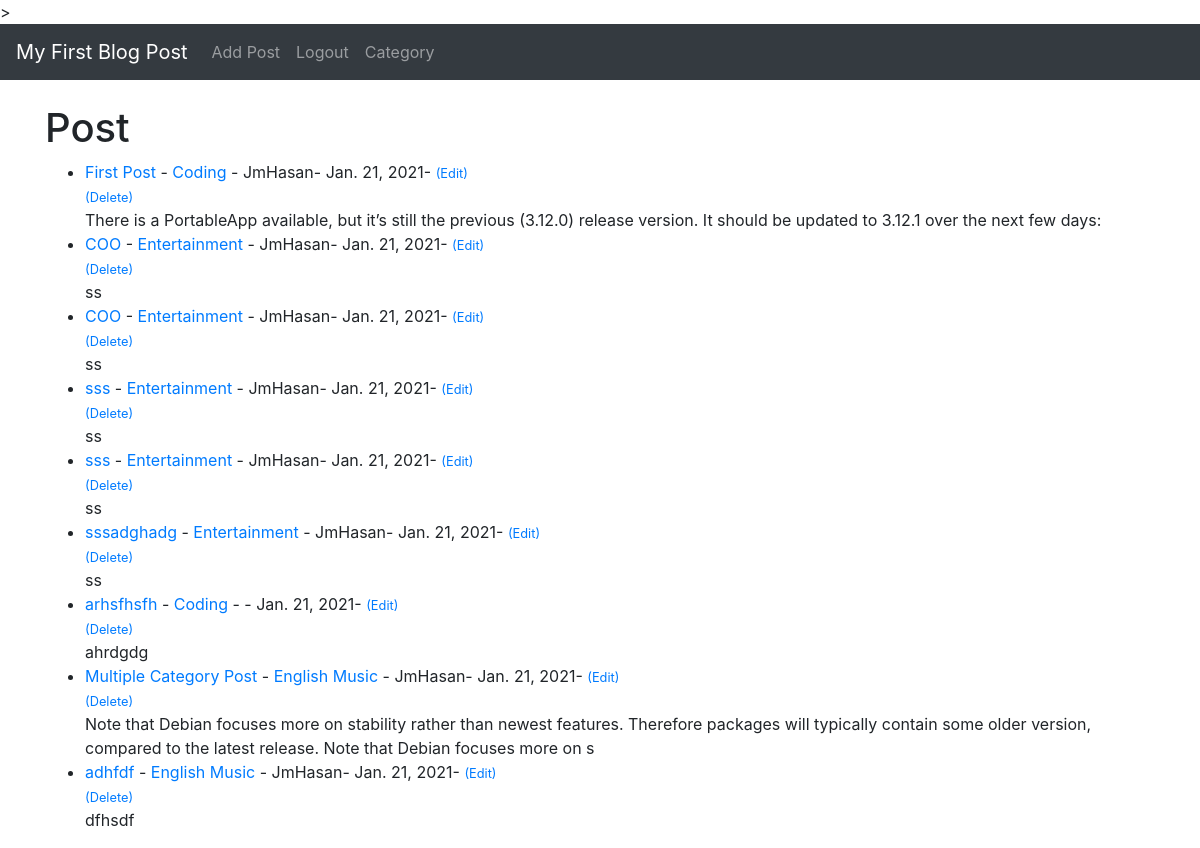
The app's page / (signed in) with its own data.
### theblog/models.py (models this page shows, shortened)
class Post(models.Model):
    title = models.CharField(max_length=255)
    title_tag = models.CharField(max_length=255, default='My Blog')
    author = models.ForeignKey(User, on_delete=models.CASCADE)
    body = models.TextField()
    post_date = models.DateField(auto_now_add=True)
    category = models.CharField(max_length=255, default='coding')

### theblog/views.py (the view)
# urls.py: path('', HomeView.as_view(), name='home'),
class HomeView(ListView):
    model = Post
    template_name = 'home.html'
    ordering = ['-post_date']

### theblog/templates/home.html (shortened to what this page needs)
{% extends 'base.html' %}
{% block content %}
<h1>Post</h1>
<ul>
{% for post in object_list %}
    <li> <a href="{% url 'article-dtail' post.pk %}">{{post.title}} </a>-
        <a href="{% url 'category' post.category %}"> {{post.category}} </a>-
        {{post.author.first_name}}{{post.author.last_name}}-
        {{post.post_date}}-
        <small>
         {% if user.is_authenticated %}
        <a href="{% url 'update_post' post.pk %}">(Edit)</a><br/>
        <a href="{% url 'delete_post' post.pk %}">(Delete)</a><br/>
        {% endif %}
        </small>
    {{post.body|slice:":200"|safe}}</li>
{% endfor %}
</ul>
{% endblock %}

### records on screen
Post: title "First Post", category "Coding", author.first_name "Jm", author.last_name "Hasan", post_date "Jan. 21, 2021", body "There is a PortableApp available, but it’s still the previous (3.12.0) release version. It should be updated to 3.12.1 over the next few days:"
Post: title "COO", category "Entertainment", author.first_name "Jm", author.last_name "Hasan", post_date "Jan. 21, 2021", body "ss"
Post: title "COO", category "Entertainment", author.first_name "Jm", author.last_name "Hasan", post_date "Jan. 21, 2021", body "ss"
Post: title "sss", category "Entertainment", author.first_name "Jm", author.last_name "Hasan", post_date "Jan. 21, 2021", body "ss"
Post: title "sss", category "Entertainment", author.first_name "Jm", author.last_name "Hasan", post_date "Jan. 21, 2021", body "ss"
Post: title "sssadghadg", category "Entertainment", author.first_name "Jm", author.last_name "Hasan", post_date "Jan. 21, 2021", body "ss"
Post: title "arhsfhsfh", category "Coding", post_date "Jan. 21, 2021", body "ahrdgdg"
Post: title "Multiple Category Post", category "English Music", author.first_name "Jm", author.last_name "Hasan", post_date "Jan. 21, 2021", body "Note that Debian focuses more on stability rather than newest features. Therefore packages will typically contain some older version, compared to the latest release. Note that Debian focuses more on s"
Post: title "adhfdf", category "English Music", author.first_name "Jm", author.last_name "Hasan", post_date "Jan. 21, 2021", body "dfhsdf"
